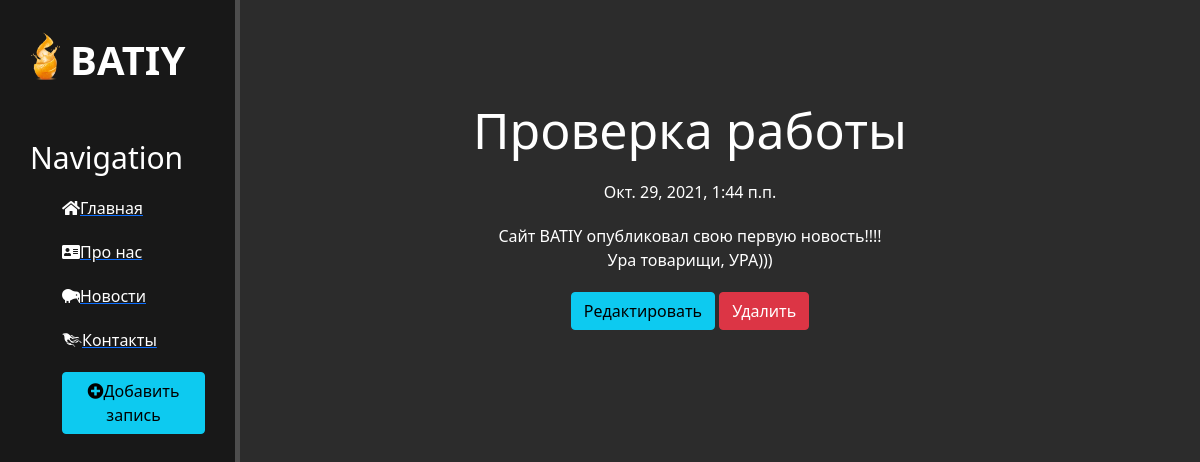
Screenshot of /news/1 with the database file from the repository.
### news/models.py (models this page shows, shortened)
class Articles(models.Model):
    title = models.CharField('Название', max_length=50)
    anons = models.CharField('Анонс', max_length=250)
    full_text = models.TextField('Статья')
    date = models.DateTimeField('Дата публикации')
    class Meta:
        verbose_name = 'Новость'
        verbose_name_plural = 'Новости'

### news/views.py (the view)
# urls.py: path('<int:pk>', views.NewsDetailView.as_view(), name='news-detail'),  #пробелы не ставить междк :
class NewsDetailView(DetailView):
    model = Articles
    template_name = 'news/details_view.html'
    context_object_name = 'article'

### news/templates/news/details_view.html (shortened to what this page needs)
{% extends 'main/layout.html' %}
{% block content %}
<div class='features'>
<h1>{{ article.title }}</h1>
<p>{{article.date}}</p>
<p>{{article.full_text}}</p>
<a href="{% url 'news-update' article.id %}" class="btn btn-info">Редактировать</a>
<a href="{% url 'news-delete' article.id %}" class="btn btn-danger">Удалить</a>
</div>
{% endblock %}

### main/static/main/css/main.css (style rules this page uses)
body { background: #2c2c2c; }
main .features { float: left; color: #fff; margin-top: 100px; text-align:center; width: 75%; }
main .features h1 { font-size: 50px; }
main .features p { max-width: 400px; margin: 20px auto }

### rows the page displays
Articles: title "Проверка работы", date "Окт. 29, 2021, 1:44 п.п.", full_text "Сайт BATIY опубликовал свою первую новость!!!! Ура товарищи, УРА)))"
